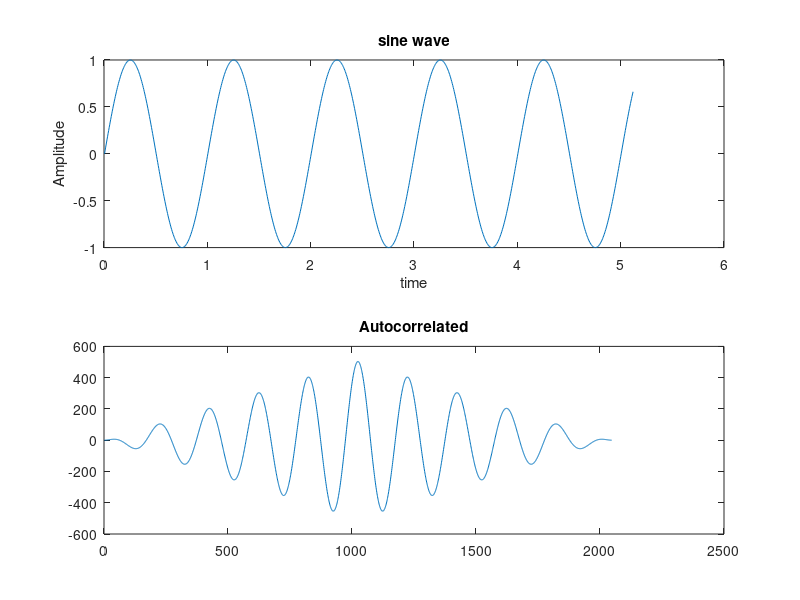
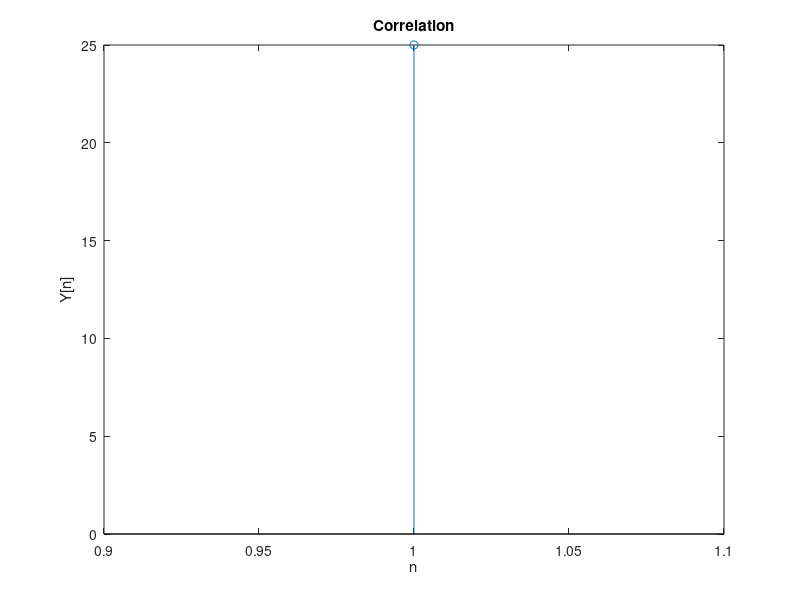

MATLAB code to generate these figures, in order:
% Autocorrelation-inbuilt function
clc;
clear all;
close all;
N=1024;
f1=1;
FS=200;
n=0:N-1;
x=sin(2*pi*f1*n/FS);
t=[1:N]*(1/FS);
subplot(2,1,1);
plot(t,x);
title("sine wave");
xlabel("time");
ylabel("Amplitude");
Rxx=xcorr(x);
subplot(2,1,2);
plot(Rxx);
title("Autocorrelated");

% Generalized correlation 
clc;
clear all;
close all;
x=input("Enter x:")
h=input("Enter h:")
h=fliplr(h)
m=length(x);
n=length(h);
X=[x,zeros(1,n)];
H=[h,zeros(1,m)];
for i=1:n+m-1
    Y(i)=0;
    for j=1:m
        if(i-j+1>0)
            Y(i)=Y(i)+X(j)*H(i-j+1);
        end
    end
end
figure
stem(Y);
xlabel("n");ylabel("Y[n]");title("Correlation")







